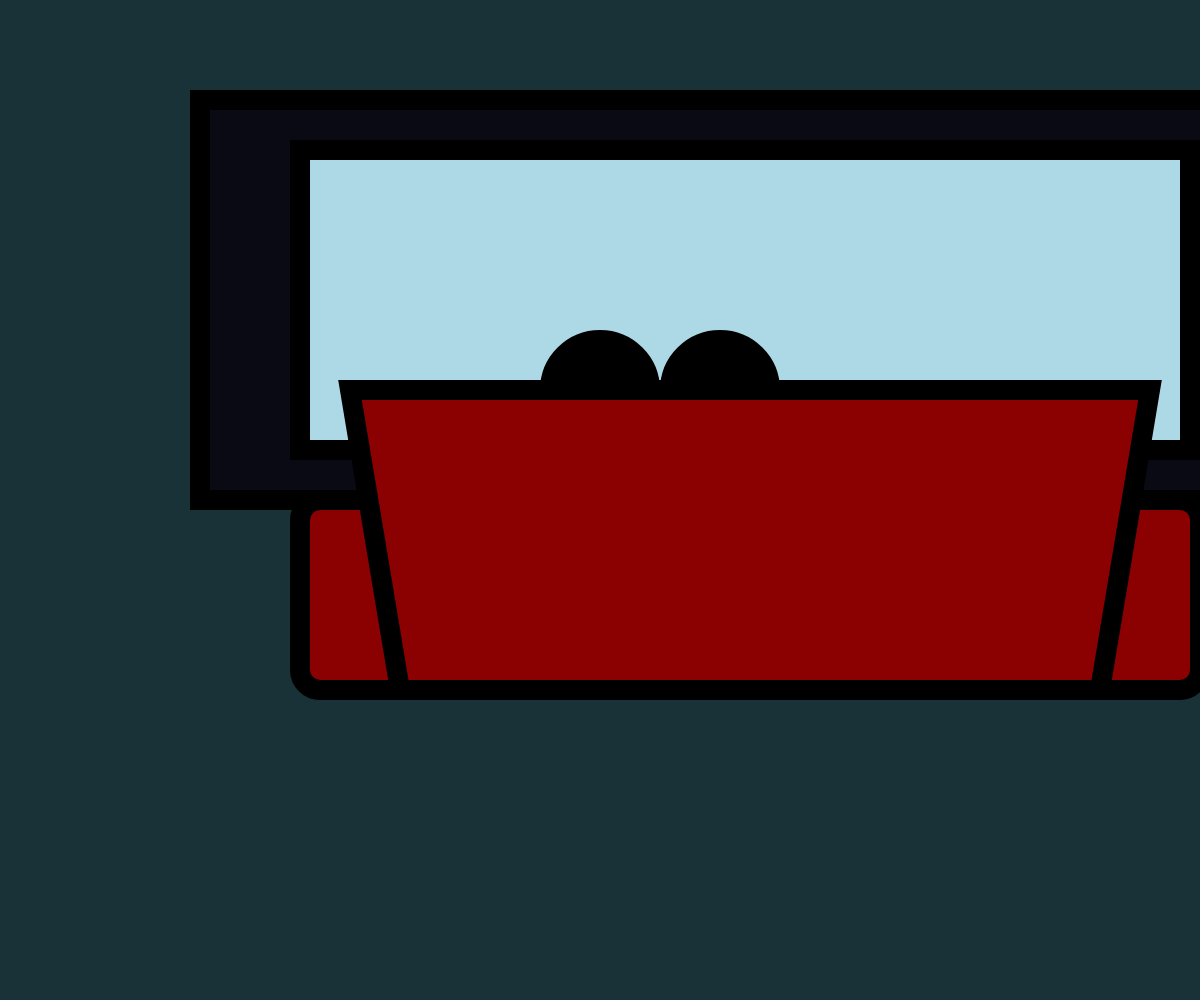
Frame 1 (no input)
Frame 60 (no input): identical to frame 1, image omitted
Frame 120 (the mouse pressed at the canvas centre since frame 60): identical to frame 1, image omitted

The p5.js sketch that drew this single still picture (run headless with seeded random() and noise() and a simulated clock; from frame 60 on, the mouse is pressed at the canvas centre):

// p5.js sketch
// ── sketch.js
function setup() {
  createCanvas(windowWidth, windowHeight);
}
// all of the situations use basic html shapes to make a representation fo a situation so most notes won't really be there
function draw() {
  background(25, 50, 55);

   strokeWeight(20);
   stroke('black');
fill(10, 10, 20);
  rect(200, 100, 1090, 400);
fill('lightblue');
  rect(300, 150, 890, 300);

fill(0);
circle(600, 390, 100);
circle(720, 390, 100);


fill('darkred')
rect(300, 500, 200, 190, 20);
rect(1000, 500, 200, 190, 20);
  quad(350, 390, 1150, 390, 1100, 690, 400, 690);
}
